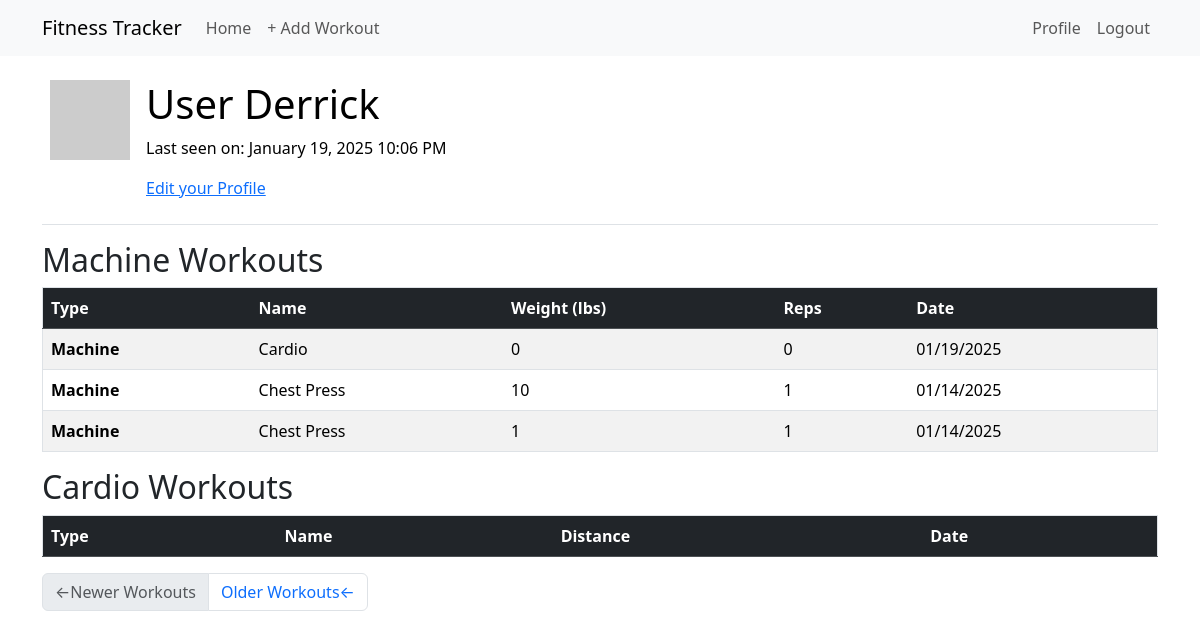
/user/Derrick (signed in), run on an earlier commit of the app's database.
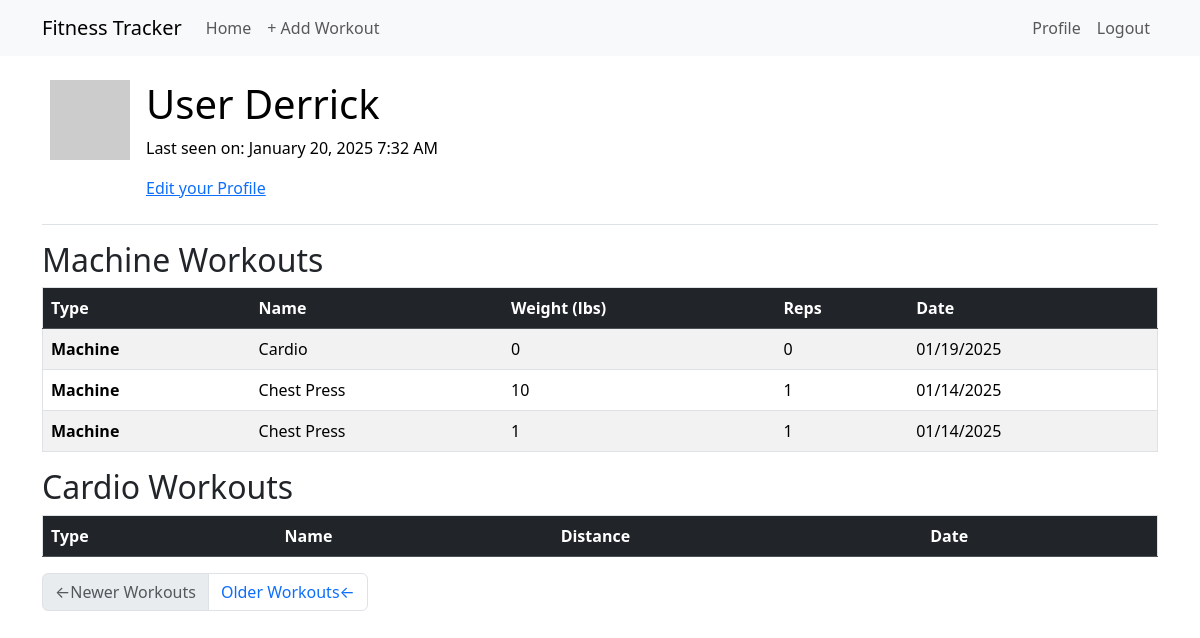
And on a later commit of the database.
### app/models.py (models this page shows, shortened)
class User(UserMixin, db.Model):
    id: Mapped[int] = mapped_column(primary_key=True)
    username: Mapped[str] = mapped_column(String(64), index=True, unique=True)
    email: Mapped[str] = mapped_column(String(120), index=True, unique=True)
    password_hash: Mapped[Optional[str]] = mapped_column(String(256))
    workouts: Mapped[List['Workout']] = relationship(back_populates='user', lazy='dynamic')
    about_me: Mapped[Optional[str]] = mapped_column(String(140))
    last_seen: Mapped[Optional[datetime]] = mapped_column(
        default=lambda: datetime.now(timezone.utc))
    def avatar(self, size):
        digest = md5(self.email.lower().encode('utf-8')).hexdigest()
        return f'https://www.gravatar.com/avatar/{digest}?d=identicon&s={size}'

class MachineExercise(db.Model):
    id: Mapped[int] = mapped_column(primary_key=True)
    name: Mapped[str] = mapped_column(String(64), index=True)
    reps: Mapped[int] = mapped_column(Integer, default=1)
    weight: Mapped[int] = mapped_column(Integer, default=0)
    workouts: Mapped[List['Workout']] = relationship(secondary='workout_machine_exercise', back_populates='machine_exercises')

class Workout(db.Model):
    id: Mapped[int] = mapped_column(primary_key=True)
    date: Mapped[datetime] = mapped_column(index=True, default=lambda: datetime.now(timezone.utc))
    user_id: Mapped[int] = mapped_column(ForeignKey(User.id), index=True)
    user: Mapped[User] = relationship(back_populates='workouts')
    machine_exercises: Mapped[List["MachineExercise"]] = relationship(secondary='workout_machine_exercise', back_populates="workouts")
    cardio_exercises: Mapped[List["CardioExercise"]] = relationship(secondary='workout_cardio_exercise', back_populates="workouts")

### app/routes.py (the view)
@app.route('/user/<username>')
@login_required
def user(username):
    if not current_user.is_authenticated:
        return redirect(url_for('index'))
    page = request.args.get('page', 1, type=int)
    user = db.first_or_404(sa.select(User).where(User.username == username))
    query = user.workouts.order_by(Workout.date.desc())
    workouts = db.paginate(query, page=page, per_page=app.config['WORKOUTS_PER_PAGE'], error_out=False)
    next_url = url_for('user', username=username, page=workouts.next_num) \
        if workouts.has_next else None
    prev_url = url_for('user', username=username, page=workouts.prev_num) \
        if workouts.has_prev else None
    return render_template('user.html', user=current_user, workouts=workouts.items, next_url=next_url, prev_url=prev_url)

### app/models.py (called while the page is built)
@login.user_loader
def load_user(id):
    return db.session.get(User, int(id))

### app/routes.py (called while the page is built)
@app.before_request
def before_request():
    if current_user.is_authenticated:
        current_user.last_seen = datetime.now(timezone.utc)
        db.session.commit()

### app/templates/user.html (shortened to what this page needs)
{% extends "base.html" %} {% block content %}
<table class="table table-hover">
  <tr>
    <td width="64px"><img src="{{ user.avatar(64) }}" /></td>
    <td>
      <h1>User {{ user.username }}</h1>
      {% if user.last_seen %}<p>Last seen on: {{ moment(user.last_seen).format('LLL') }}</p>{% endif %}
      {% if user == current_user %}
      <p><a href="{{ url_for('edit_profile') }}">Edit your Profile</a></p>
      {% endif %}
    </td>
  </tr>
</table>
{% include '_workout.html' %}
<nav aria-label="Post navigation">
  <ul class="pagination">
    <li class="page-item{% if not prev_url %} disabled{% endif %}">
      <a class="page-link" href="{{ prev_url }}">
        <span aria-hidden="true">&larr;</span>Newer Workouts
      </a>
    </li>
    <li class="page-item{% if not next_url %} disabled{% endif %}">
      <a class="page-link" href="{{ next_url }}">
        Older Workouts<span aria-hidden="true">&larr;</span>
      </a>
    </li>
  </ul>
</nav>
{% endblock %}

### app/templates/base.html (shortened to what this page needs)
<!doctype html>
<html lang="en">
  <head>
    <link
        href="https://cdn.jsdelivr.net/npm/bootstrap@5.3.2/dist/css/bootstrap.min.css"
        rel="stylesheet"
>
  </head>
  <body>
    <nav class="navbar navbar-expand-lg bg-body-tertiary">
      <div class="container">
        <a class="navbar-brand" href="{{ url_for('index') }}">Fitness Tracker</a>
        <div class="collapse navbar-collapse" id="navbarSupportedContent">
          <ul class="navbar-nav me-auto mb-2 mb-lg-0">
            <li class="nav-item">
              <a class="nav-link" aria-current="page" href="{{ url_for('index') }}">Home</a>
            </li>
            <li class="nav-item">
              <a class="nav-link" aria-current="page" href="{{ url_for('create_workout') }}">+ Add Workout</a>
            </li>
          </ul>
          <ul class="navbar-nav mb-2 mb-lg-0">
            {% if current_user.is_anonymous %}
            <li class="nav-item">
              <a class="nav-link" aria-current="page" href="{{ url_for('login') }}">Login</a>
            </li>
            {% else %}
            <li class="nav-item">
              <a class="nav-link" aria-current="page" href="{{ url_for('user', username=current_user.username) }}">Profile</a>
            </li>
            <li class="nav-item">
              <a class="nav-link" aria-current="page" href="{{ url_for('logout') }}">Logout</a>
            </li>
            {% endif %}
          </ul>
        </div>
      </div>
    </nav>
    <div class="container mt-3">
      {% block content %}{% endblock %}
    </div>
  </body>
</html>

### app/templates/_workout.html (shortened to what this page needs)
<div class="table-responsive">
  <h2>Machine Workouts</h2>
  <table class="table table-striped table-hover border">
    <thead class="table-dark">
      <tr>
        <th scope="col">Type</th>
        <th scope="col">Name</th>
        <th scope="col">Weight (lbs)</th>
        <th scope="col">Reps</th>
        <th scope="col">Date</th>
      </tr>
    </thead>
    <tbody>
      {% for workout in workouts %}
        {% for machine in workout.machine_exercises %}
        <tr>
          <td><strong>Machine</strong></td>
          <td>{{ machine.name }}</td>
          <td>{{ machine.weight }}</td>
          <td>{{ machine.reps }}</td>
          <td>{{ moment(workout.date).format('L') }}</td>
        </tr>
        {% endfor %}
      {% endfor %}
    </tbody>
  </table>
  <h2>Cardio Workouts</h2>
  <table class="table table-striped table-hover border">
    <thead class="table-dark">
      <tr>
        <th scope="col">Type</th>
        <th scope="col">Name</th>
        <th scope="col">Distance</th>
        <th scope="col">Date</th>
      </tr>
    </thead>
  </table>
</div>

What changed in the data, as far as the page shows it:
changed User "Derrick": last_seen "January 19, 2025 10:06 PM" → "January 20, 2025 7:32 AM"
